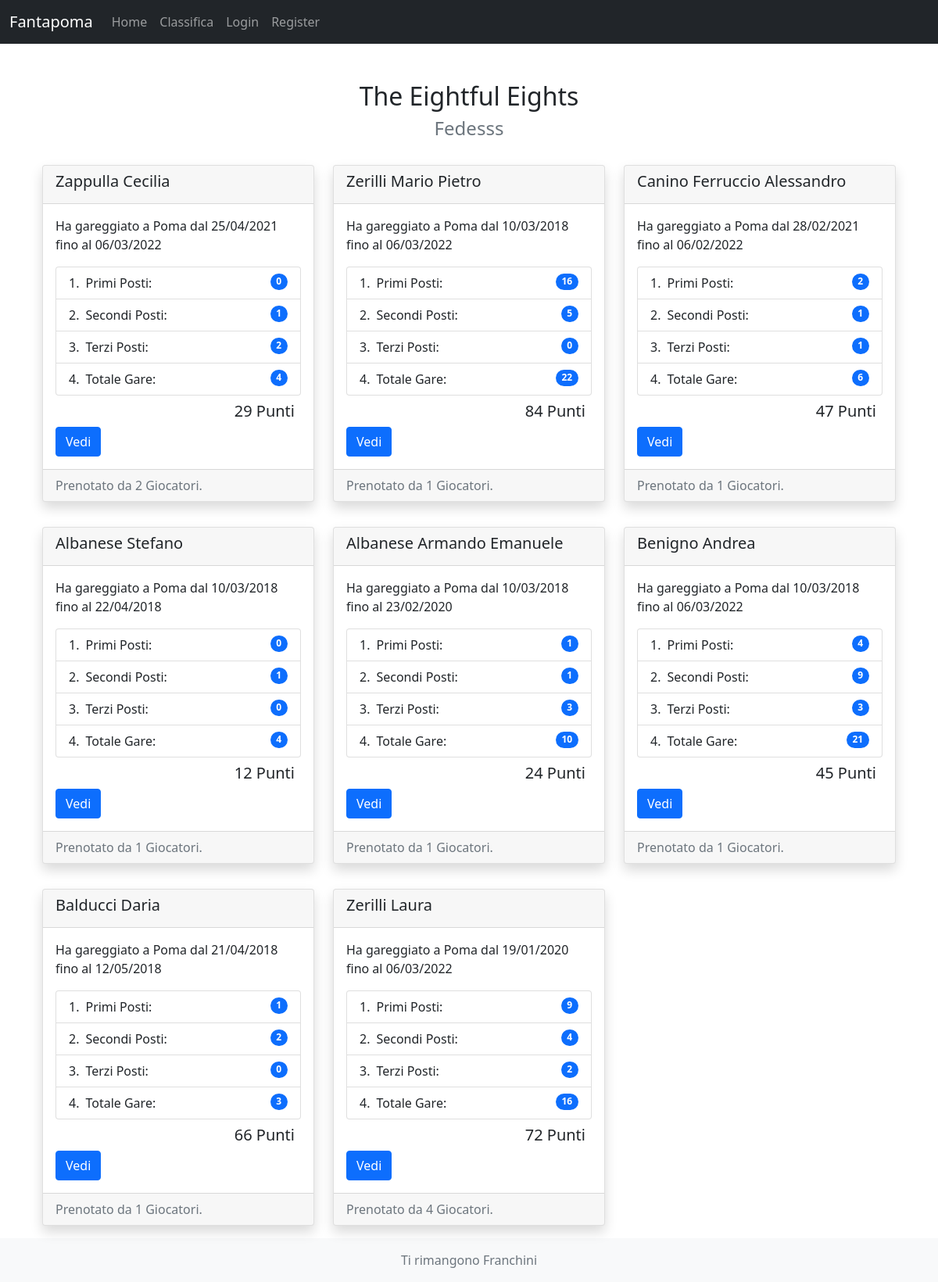
/fantapoma/view_crew/1/, run on an earlier commit of the app's database.
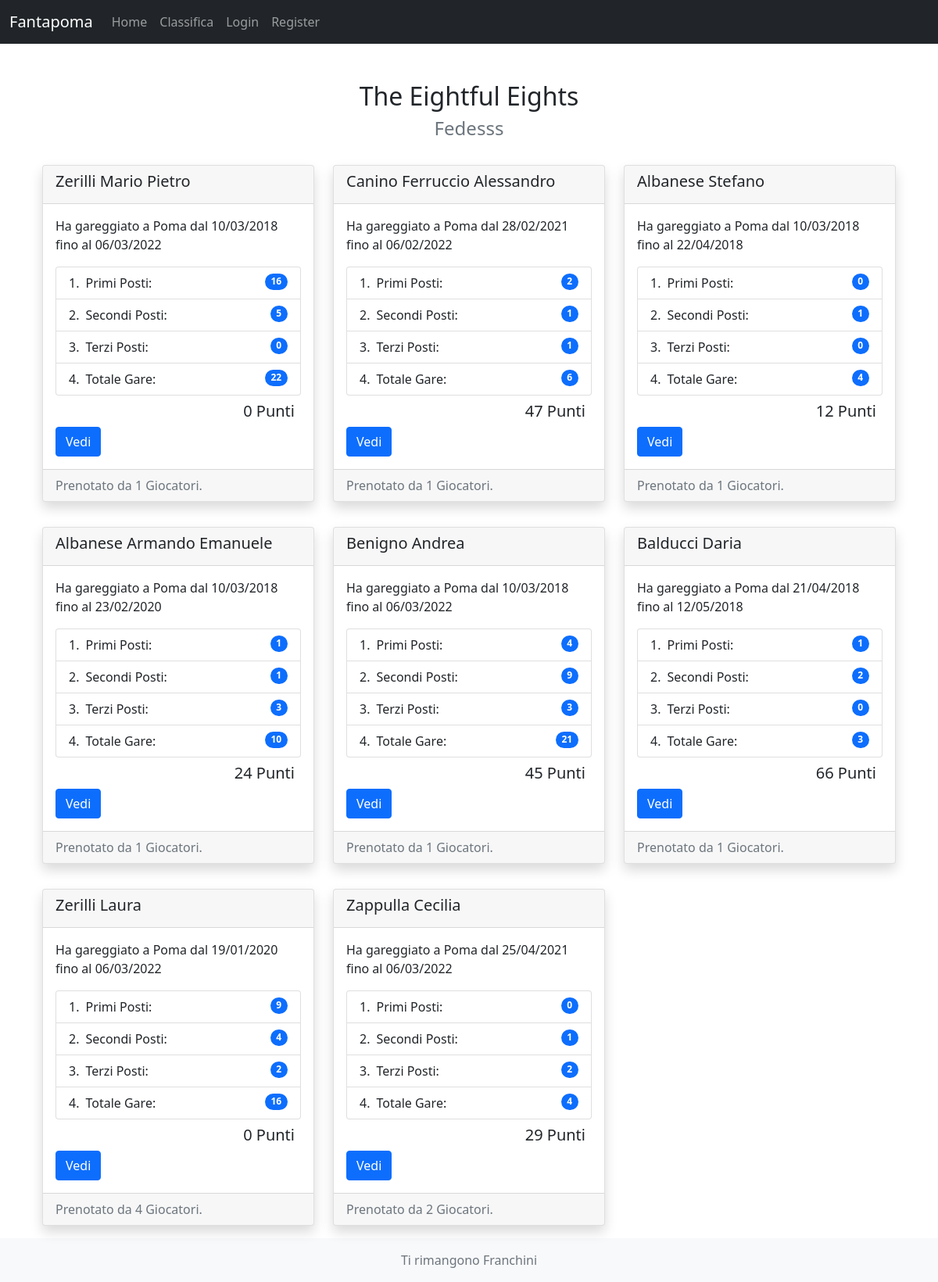
And on a later commit of the database.
### fantapoma/models.py (models this page shows, shortened)
class Athlete(models.Model):
    name = models.CharField(max_length=200)
    born = models.DateField('Date of Birth', default=datetime.date(2000,1,1))
    club = models.CharField(max_length=200, default='Società Canottieri Palermo')
    total = models.IntegerField('Total Races', default=0)
    first = models.IntegerField(default=0)
    second = models.IntegerField(default=0)
    third = models.IntegerField(default=0)
    first_time = models.DateField('First Race Date')
    last_time = models.DateField('Last Race Date')
    price = models.IntegerField(default=0)
    points = models.IntegerField(default=0)
    players = models.ManyToManyField(User, blank=True)
    is_user = models.OneToOneField(User, blank=True, null=True, on_delete=models.SET_NULL, related_name='true_athlete')
    @property
    def bookings(self):
        n = self.players.all().count()
        return n

### fantapoma/views.py (the view)
# urls.py: path('view_crew/<str:pk>/', ViewCrew.as_view(), name='view-crew'),
class ViewCrew(DetailView):
    model = User
    template_name = 'fantapoma/view_crew.html'
    context_object_name = 'player'
    def get_object(self):
        pk = self.kwargs.get(self.pk_url_kwarg)
        if pk is None:
            pk = self.request.user.id
            self.kwargs[self.pk_url_kwarg] = pk
        return super(ViewCrew, self).get_object()
    def get_context_data(self, **kwargs):
        context = super().get_context_data(**kwargs)
        pk = self.kwargs.get(self.pk_url_kwarg)
        if pk is None:
            pk = self.request.user.id
        context['athletes'] = Athlete.objects.filter(players__pk=pk)
        return context

### fantapoma/templates/fantapoma/view_crew.html (shortened to what this page needs)
{% extends "base.html" %}
{% block content %}
<div class="container header text-center mt-5">
  <h2>{{ player.player.team_name }}</h2>
  <h3 class="text-muted fw-light fs-4">{{ player.username }}</h3>
</div>
<div class="container card-container mt-2">
  <div class="container-fluid">
    <div class="row">
    {% for athlete in athletes %}
      <div class="col-sm-4 my-3">
        <div class="card shadow">
          <div class="card-header">
            <h5>{{athlete.name}}</h5>
          </div>
          <div class="card-body">
            <p class="card-text">Ha gareggiato a Poma dal {{athlete.first_time|date:'d/m/Y'}} fino al {{athlete.last_time|date:'d/m/Y'}}</p>
            <ul class="list-group list-group-numbered">
              <li class="list-group-item d-flex justify-content-between align-items-start">
                <div class="ms-2 me-auto">Primi Posti:</div>
                <span class="badge bg-primary rounded-pill">{{athlete.first}}</span>
              </li>
              <li class="list-group-item d-flex justify-content-between align-items-start">
                <div class="ms-2 me-auto">Secondi Posti:</div>
                <span class="badge bg-primary rounded-pill">{{athlete.second}}</span>
              </li>
              <li class="list-group-item d-flex justify-content-between align-items-start">
                <div class="ms-2 me-auto">Terzi Posti:</div>
                <span class="badge bg-primary rounded-pill">{{athlete.third}}</span>
              </li>
              <li class="list-group-item d-flex justify-content-between align-items-start">
                <div class="ms-2 me-auto">Totale Gare:</div>
                <span class="badge bg-primary rounded-pill">{{athlete.total}}</span>
              </li>
            </ul>
            <h5 class="card-text text-end m-2">{{ athlete.points }} Punti</h5>
            <a href="{% url 'view-athlete' athlete.id %}" class="btn btn-primary">Vedi</a>
          </div>
          <div class="card-footer text-muted">
            Prenotato da {{ athlete.bookings }} Giocatori.
          </div>
        </div>
      </div>
    {% endfor %}
    </div>
  </div>
</div>
{% endblock %}
{% block footer %}
<footer class="footer mt-auto py-3 bg-light text-center">
  <div class="container">
    <span class="text-muted">Ti rimangono {{ request.user.player.franchs }} Franchini</span>
  </div>
</footer>
{% endblock %}

What changed in the data, as far as the page shows it:
changed Athlete "Zerilli Mario Pietro": points "84" → "0"
changed Athlete "Zerilli Laura": points "72" → "0"
shown differently, row unchanged: Athlete "Zappulla Cecilia": moves down the list
